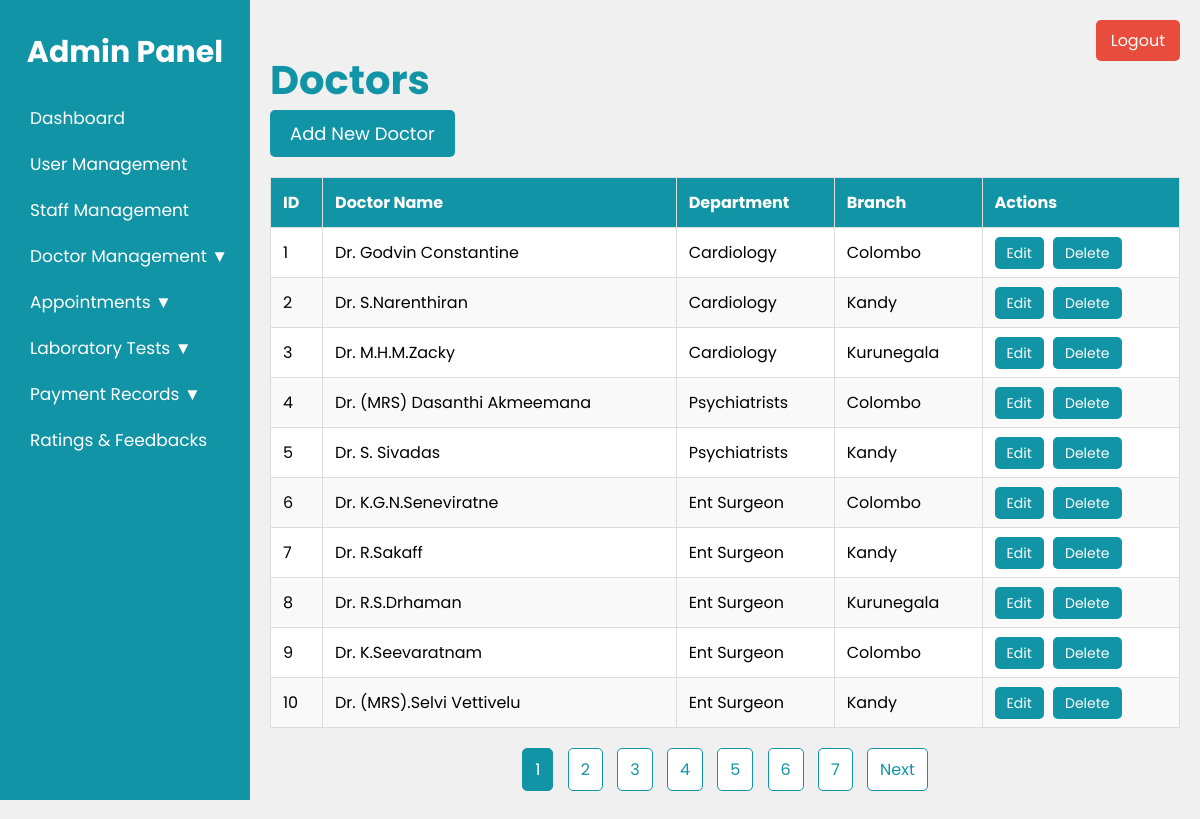
Screenshot of /Admin/doctors.php (signed in) with the database file from the repository.
### tables this page shows
CREATE TABLE IF NOT EXISTS `doctors` (
  `id` int NOT NULL AUTO_INCREMENT,
  `name` varchar(100) NOT NULL,
  `department_id` int DEFAULT NULL,
  `branch` varchar(255) DEFAULT NULL,
  PRIMARY KEY (`id`),
  KEY `department_id` (`department_id`)
);

CREATE TABLE IF NOT EXISTS `departments` (
  `id` int NOT NULL AUTO_INCREMENT,
  `name` varchar(100) NOT NULL,
  PRIMARY KEY (`id`)
);

### Admin/doctors.php (the view, shortened to what this page needs)
<?php
include('connect.php');
$records_per_page = 10;
$page = isset($_GET['page']) ? (int) $_GET['page'] : 1;
$offset = ($page - 1) * $records_per_page;
$sql = "SELECT d.id, d.name AS doctor_name, dp.name AS department_name, d.branch
        FROM doctors d
        JOIN departments dp ON d.department_id = dp.id
        LIMIT $offset, $records_per_page";
$result = mysqli_query($conn, $sql);
$sql_count = "SELECT COUNT(*) AS total_doctors FROM doctors";
$result_count = mysqli_query($conn, $sql_count);
$row_count = mysqli_fetch_assoc($result_count);
$total_doctors = $row_count['total_doctors'];
$total_pages = ceil($total_doctors / $records_per_page);
?>
<!DOCTYPE html>
<html>
<head>
    <link rel="stylesheet" type="text/css" href="doctors.css">
</head>
<body>
    <div class="admin-container">
        <nav class="sidebar">
            <h2>Admin Panel</h2>
            <ul>
                <li><a href="dashboard.php">Dashboard</a></li>
                <li><a href="user_management.php">User Management</a></li>
                <li><a href="staff_management.php">Staff Management</a></li>
                <li>
                    <a href="#">Doctor Management ▼</a>
                </li>
                <li>
                    <a href="#">Appointments ▼</a>
                </li>
                <li>
                    <a href="#">Laboratory Tests ▼</a>
                </li>
                <li>
                    <a href="#">Payment Records ▼</a>
                </li>
                <li><a href="feedback.php">Ratings & Feedbacks</a></li>
            </ul>
        </nav>
        <div class="main-content">
            <h1 class="tittle">Doctors</h1>
            <button class="add-btn" onclick="openForm()">Add New Doctor</button>
            <table class="doctor-table">
                <thead>
                    <tr>
                        <th>ID</th>
                        <th>Doctor Name</th>
                        <th>Department</th>
                        <th>Branch</th>
                        <th>Actions</th>
                    </tr>
                </thead>
                <tbody>
                    <?php while ($doctor = mysqli_fetch_assoc($result)) { ?>
                        <tr>
                            <td><?php echo $doctor['id'] ?? ''; ?></td>
                            <td><?php echo htmlspecialchars($doctor['doctor_name'] ?? ''); ?></td>
                            <td><?php echo htmlspecialchars($doctor['department_name'] ?? ''); ?></td>
                            <td><?php echo htmlspecialchars($doctor['branch'] ?? ''); ?></td>
                            <td>
                                <a href="edit_doctor.php?id=<?php echo $doctor['id']; ?>" class="edit-btn">Edit</a>
                                <a href="delete_doctor.php?id=<?php echo $doctor['id']; ?>" class="delete-btn"
                                    onclick="return confirm('Are you sure you want to delete this doctor?');">
                                    Delete
                                </a>
                            </td>
                        </tr>
                    <?php } ?>
                </tbody>
            </table>
            <div class="pagination">
                <?php for ($i = 1; $i <= $total_pages; $i++) { ?>
                    <a href="doctors.php?page=<?php echo $i; ?>" class="<?php echo ($page == $i) ? 'active' : ''; ?>">
                        <?php echo $i; ?>
                    </a>
                <?php } ?>
                <?php if ($page < $total_pages) { ?>
                    <a href="doctors.php?page=<?php echo $page + 1; ?>">Next</a>
                <?php } ?>
            </div>
        </div>
    </div>
    <a href="logout.php" class="logout-btn">Logout</a>
</body>
</html>

### Admin/doctors.css (style rules this page uses)
* { margin: 0; padding: 0; font-family: "Poppins", sans-serif; box-sizing: border-box; }
body { background-color: #f0f0f0; }
.admin-container { display: flex; flex-direction: row; }
.sidebar { width: 250px; background-color: #1294A7; color: white; height: 100vh; padding-top: 20px; display: flex; flex-direction: column; position: fixed; }
.sidebar h2 { color: white; text-align: center; padding-top: 10px; margin-bottom: 20px; font-size: 30px; }
.sidebar ul { list-style-type: none; padding: 0; }
.sidebar ul li { font-size: 17px; padding: 10px 20px; }
.sidebar ul li a { color: white; text-decoration: none; display: block; padding-left:10px; border-radius: 5px; transition:transform 0.3s, background-color 0.3s ease; }
.main-content { flex-grow: 1; margin-top: 30px; padding: 20px; margin-left: 250px; }
.main-content .tittle { color: #1294A7; font-size: 40px; }
.logout-btn { position: fixed; top: 20px; right: 20px; background-color: #e74c3c; text-align: center; color: white; padding: 8px 15px; border: none; border-radius: 5px; text-decoration: none; transition: background-color 0.3s ease; }
.doctor-table { width: 100%; border-collapse: collapse; background-color: #fff; margin-bottom: 20px; }
.doctor-table th, .doctor-table td { padding: 12px; border: 1px solid #ddd; text-align: left; }
.doctor-table th { background-color: #1294A7; color: #fff; }
.doctor-table tr:nth-child(even) { background-color: #f9f9f9; }
.edit-btn, .delete-btn { padding: 6px 12px; color: #fff; background-color: #1294A7; border-radius: 5px; text-decoration: none; margin-right: 5px; font-size: 14px; transition: background-color 0.3s; }
.pagination { text-align: center; margin-bottom: 20px; }
.pagination a { display: inline-block; padding: 8px 12px; margin: 0 5px; background-color: #fff; color: #1294A7; border: 1px solid #1294A7; border-radius: 5px; text-decoration: none; transition: background-color 0.3s; }
.pagination a.active { background-color: #1294A7; color: #fff; }
.add-btn { background-color: #1294A7; color: white; font-size: 18px; padding: 10px 20px; text-decoration: none; border: none; border-radius: 5px; cursor: pointer; transition: background-color 0.3s; margin-bottom: 20px; }

### rows the page displays
doctors: id "1", name "Dr. Godvin Constantine", department.name "Cardiology", branch "Colombo"
doctors: id "2", name "Dr. S.Narenthiran", department.name "Cardiology", branch "Kandy"
doctors: id "3", name "Dr. M.H.M.Zacky", department.name "Cardiology", branch "Kurunegala"
doctors: id "4", name "Dr. (MRS) Dasanthi Akmeemana", department.name "Psychiatrists", branch "Colombo"
doctors: id "5", name "Dr. S. Sivadas", department.name "Psychiatrists", branch "Kandy"
doctors: id "6", name "Dr. K.G.N.Seneviratne", department.name "Ent Surgeon", branch "Colombo"
doctors: id "7", name "Dr. R.Sakaff", department.name "Ent Surgeon", branch "Kandy"
doctors: id "8", name "Dr. R.S.Drhaman", department.name "Ent Surgeon", branch "Kurunegala"
doctors: id "9", name "Dr. K.Seevaratnam", department.name "Ent Surgeon", branch "Colombo"
doctors: id "10", name "Dr. (MRS).Selvi Vettivelu", department.name "Ent Surgeon", branch "Kandy"
